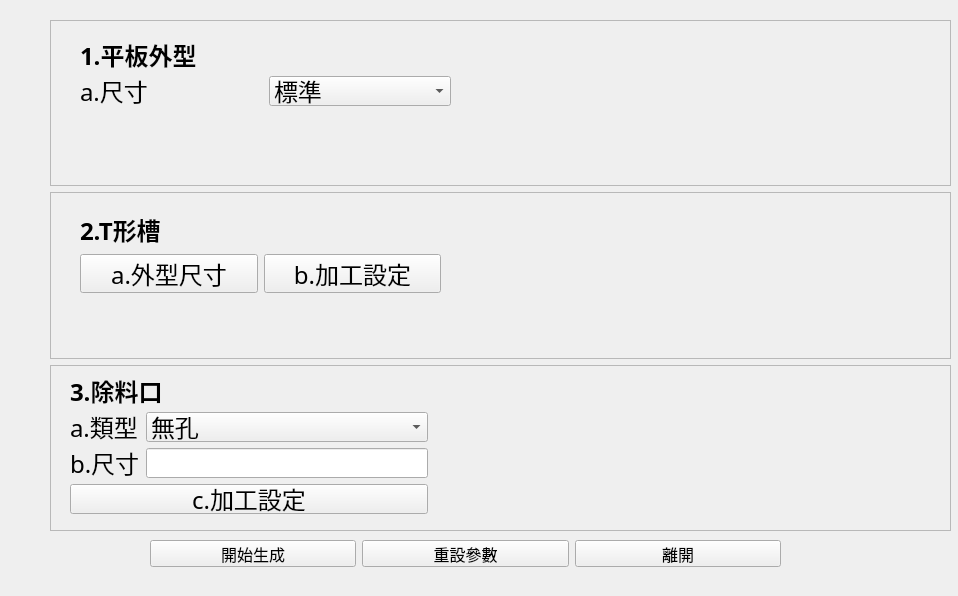
<?xml version="1.0" encoding="UTF-8"?>
<ui version="4.0">
 <class>Form</class>
 <widget class="QWidget" name="Form">
  <property name="geometry">
   <rect>
    <x>0</x>
    <y>0</y>
    <width>958</width>
    <height>596</height>
   </rect>
  </property>
  <property name="windowTitle">
   <string>Form</string>
  </property>
  <widget class="QWidget" name="">
   <property name="geometry">
    <rect>
     <x>50</x>
     <y>20</y>
     <width>901</width>
     <height>511</height>
    </rect>
   </property>
   <layout class="QVBoxLayout" name="verticalLayout">
    <item>
     <widget class="QFrame" name="frame">
      <property name="styleSheet">
       <string notr="true">#frame{
	border: 1px solid block；
}
</string>
      </property>
      <property name="frameShape">
       <enum>QFrame::StyledPanel</enum>
      </property>
      <property name="frameShadow">
       <enum>QFrame::Raised</enum>
      </property>
      <widget class="QLabel" name="picture">
       <property name="geometry">
        <rect>
         <x>480</x>
         <y>10</y>
         <width>321</width>
         <height>101</height>
        </rect>
       </property>
       <property name="text">
        <string/>
       </property>
      </widget>
      <widget class="QWidget" name="">
       <property name="geometry">
        <rect>
         <x>30</x>
         <y>20</y>
         <width>371</width>
         <height>66</height>
        </rect>
       </property>
       <layout class="QGridLayout" name="gridLayout_3">
        <item row="0" column="0" colspan="2">
         <widget class="QLabel" name="label">
          <property name="font">
           <font>
            <family>微軟正黑體</family>
            <pointsize>18</pointsize>
            <weight>75</weight>
            <bold>true</bold>
           </font>
          </property>
          <property name="text">
           <string>1.平板外型</string>
          </property>
         </widget>
        </item>
        <item row="1" column="0">
         <widget class="QLabel" name="label_2">
          <property name="font">
           <font>
            <family>微軟正黑體</family>
            <pointsize>18</pointsize>
           </font>
          </property>
          <property name="text">
           <string>a.尺寸</string>
          </property>
         </widget>
        </item>
        <item row="1" column="1">
         <widget class="QComboBox" name="pad_type">
          <property name="font">
           <font>
            <family>微軟正黑體</family>
            <pointsize>18</pointsize>
           </font>
          </property>
          <item>
           <property name="text">
            <string>標準</string>
           </property>
          </item>
          <item>
           <property name="text">
            <string>加大一型</string>
           </property>
          </item>
          <item>
           <property name="text">
            <string>加大二型</string>
           </property>
          </item>
         </widget>
        </item>
       </layout>
      </widget>
     </widget>
    </item>
    <item>
     <widget class="QFrame" name="frame_2">
      <property name="styleSheet">
       <string notr="true">#frame_2{
	border: 1px solid block；
}

</string>
      </property>
      <property name="frameShape">
       <enum>QFrame::StyledPanel</enum>
      </property>
      <property name="frameShadow">
       <enum>QFrame::Raised</enum>
      </property>
      <widget class="QWidget" name="">
       <property name="geometry">
        <rect>
         <x>30</x>
         <y>20</y>
         <width>361</width>
         <height>81</height>
        </rect>
       </property>
       <layout class="QGridLayout" name="gridLayout_2">
        <item row="0" column="0" colspan="2">
         <widget class="QLabel" name="label_5">
          <property name="font">
           <font>
            <family>微軟正黑體</family>
            <pointsize>18</pointsize>
            <weight>75</weight>
            <bold>true</bold>
           </font>
          </property>
          <property name="text">
           <string>2.T形槽</string>
          </property>
         </widget>
        </item>
        <item row="1" column="0">
         <widget class="QPushButton" name="t_dimension">
          <property name="font">
           <font>
            <family>微軟正黑體</family>
            <pointsize>18</pointsize>
           </font>
          </property>
          <property name="text">
           <string>a.外型尺寸</string>
          </property>
         </widget>
        </item>
        <item row="1" column="1">
         <widget class="QPushButton" name="t_machining">
          <property name="font">
           <font>
            <family>微軟正黑體</family>
            <pointsize>18</pointsize>
           </font>
          </property>
          <property name="text">
           <string>b.加工設定</string>
          </property>
         </widget>
        </item>
       </layout>
      </widget>
     </widget>
    </item>
    <item>
     <widget class="QFrame" name="frame_3">
      <property name="styleSheet">
       <string notr="true">#frame_3{
	border: 1px solid block；
}

</string>
      </property>
      <property name="frameShape">
       <enum>QFrame::StyledPanel</enum>
      </property>
      <property name="frameShadow">
       <enum>QFrame::Raised</enum>
      </property>
      <widget class="QWidget" name="">
       <property name="geometry">
        <rect>
         <x>20</x>
         <y>10</y>
         <width>371</width>
         <height>139</height>
        </rect>
       </property>
       <layout class="QHBoxLayout" name="horizontalLayout">
        <item>
         <layout class="QGridLayout" name="gridLayout">
          <item row="0" column="0" colspan="2">
           <widget class="QLabel" name="label_6">
            <property name="font">
             <font>
              <family>微軟正黑體</family>
              <pointsize>18</pointsize>
              <weight>75</weight>
              <bold>true</bold>
             </font>
            </property>
            <property name="text">
             <string>3.除料口</string>
            </property>
           </widget>
          </item>
          <item row="1" column="0">
           <widget class="QLabel" name="label_7">
            <property name="font">
             <font>
              <family>微軟正黑體</family>
              <pointsize>18</pointsize>
             </font>
            </property>
            <property name="text">
             <string>a.類型</string>
            </property>
           </widget>
          </item>
          <item row="1" column="1">
           <widget class="QComboBox" name="remove_type">
            <property name="font">
             <font>
              <family>微軟正黑體</family>
              <pointsize>18</pointsize>
             </font>
            </property>
            <item>
             <property name="text">
              <string>無孔</string>
             </property>
            </item>
            <item>
             <property name="text">
              <string>圓孔</string>
             </property>
            </item>
            <item>
             <property name="text">
              <string>方孔</string>
             </property>
            </item>
            <item>
             <property name="text">
              <string>模墊型</string>
             </property>
            </item>
           </widget>
          </item>
          <item row="2" column="0">
           <widget class="QLabel" name="label_8">
            <property name="font">
             <font>
              <family>微軟正黑體</family>
              <pointsize>18</pointsize>
             </font>
            </property>
            <property name="text">
             <string>b.尺寸</string>
            </property>
           </widget>
          </item>
          <item row="2" column="1">
           <widget class="QLineEdit" name="remove_dimension">
            <property name="font">
             <font>
              <pointsize>18</pointsize>
             </font>
            </property>
           </widget>
          </item>
          <item row="3" column="0" colspan="2">
           <widget class="QPushButton" name="remove_machining">
            <property name="font">
             <font>
              <family>微軟正黑體</family>
              <pointsize>18</pointsize>
             </font>
            </property>
            <property name="text">
             <string>c.加工設定</string>
            </property>
           </widget>
          </item>
         </layout>
        </item>
        <item>
         <widget class="QLabel" name="picture_2">
          <property name="text">
           <string/>
          </property>
         </widget>
        </item>
       </layout>
      </widget>
     </widget>
    </item>
   </layout>
  </widget>
  <widget class="QWidget" name="">
   <property name="geometry">
    <rect>
     <x>150</x>
     <y>540</y>
     <width>631</width>
     <height>27</height>
    </rect>
   </property>
   <layout class="QHBoxLayout" name="horizontalLayout_2">
    <item>
     <widget class="QPushButton" name="plate_start">
      <property name="font">
       <font>
        <family>微軟正黑體</family>
        <pointsize>12</pointsize>
       </font>
      </property>
      <property name="text">
       <string>開始生成</string>
      </property>
     </widget>
    </item>
    <item>
     <widget class="QPushButton" name="plate_reset">
      <property name="font">
       <font>
        <family>微軟正黑體</family>
        <pointsize>12</pointsize>
       </font>
      </property>
      <property name="text">
       <string>重設參數</string>
      </property>
     </widget>
    </item>
    <item>
     <widget class="QPushButton" name="plate_escape">
      <property name="font">
       <font>
        <family>微軟正黑體</family>
        <pointsize>12</pointsize>
       </font>
      </property>
      <property name="text">
       <string>離開</string>
      </property>
     </widget>
    </item>
   </layout>
  </widget>
 </widget>
 <resources/>
 <connections/>
</ui>
